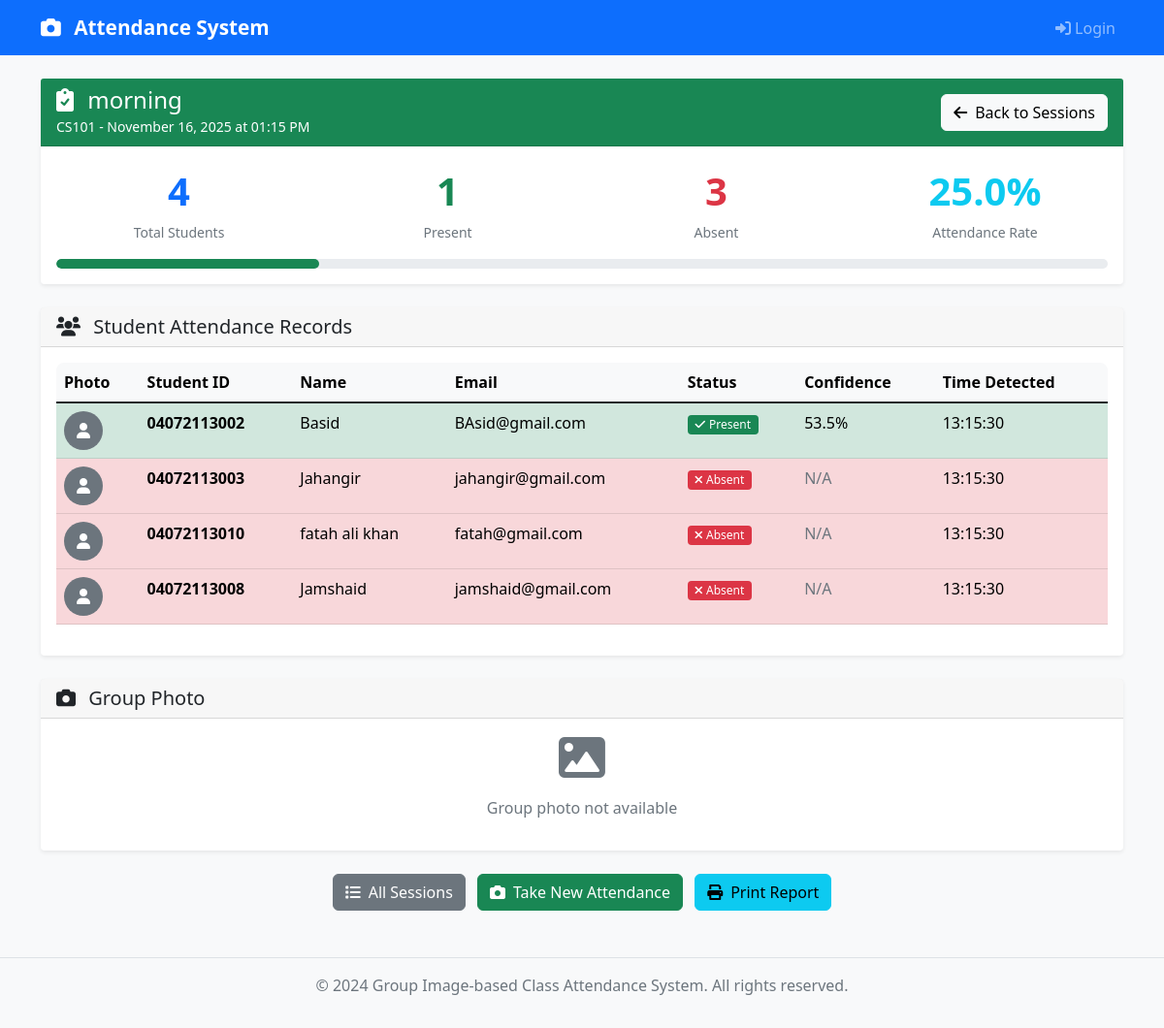
Screenshot of /view_attendance/22 with the database file from the repository.
### app.py (models this page shows)
class AttendanceSession(db.Model):
    id = db.Column(db.Integer, primary_key=True)
    session_name = db.Column(db.String(100), nullable=False)
    class_name = db.Column(db.String(50), nullable=False)
    date = db.Column(db.Date, nullable=False, default=date.today)
    time = db.Column(db.DateTime, nullable=False, default=datetime.utcnow)
    group_photo_path = db.Column(db.String(200))
    total_students = db.Column(db.Integer, default=0)
    present_students = db.Column(db.Integer, default=0)
    created_by = db.Column(db.String(100), default='Teacher')
    attendance_records = db.relationship('AttendanceRecord', backref='session', lazy=True)

class AttendanceRecord(db.Model):
    id = db.Column(db.Integer, primary_key=True)
    session_id = db.Column(db.Integer, db.ForeignKey('attendance_session.id'), nullable=False)
    student_id = db.Column(db.Integer, db.ForeignKey('student.id'), nullable=False)
    is_present = db.Column(db.Boolean, default=False)
    confidence_score = db.Column(db.Float, default=0.0)
    detected_at = db.Column(db.DateTime, default=datetime.utcnow)

class Student(db.Model):
    id = db.Column(db.Integer, primary_key=True)
    student_id = db.Column(db.String(20), unique=True, nullable=False)
    name = db.Column(db.String(100), nullable=False)
    email = db.Column(db.String(120), unique=True, nullable=False)
    class_name = db.Column(db.String(50), nullable=False)
    image_path = db.Column(db.String(200))
    face_encoding = db.Column(db.Text)  # Store as JSON string
    created_at = db.Column(db.DateTime, default=datetime.utcnow)
    attendance_records = db.relationship('AttendanceRecord', backref='student', lazy=True)

### app.py (the view)
@app.route('/view_attendance/<int:session_id>')
def view_attendance(session_id):
    session = AttendanceSession.query.get_or_404(session_id)
    records = db.session.query(AttendanceRecord, Student).join(Student).filter(
        AttendanceRecord.session_id == session_id
    ).all()
    return render_template('view_attendance.html', session=session, records=records)

### templates/view_attendance.html (shortened to what this page needs)
{% extends "base.html" %}
{% block content %}
<div class="row">
    <div class="col-12">
        <div class="card mb-4 border-success">
            <div class="card-header bg-success text-white">
                <div class="row align-items-center">
                    <div class="col">
                        <h4 class="mb-0">
                            <i class="fas fa-clipboard-check me-2"></i>
                            {{ session.session_name }}
                        </h4>
                        <small>{{ session.class_name }} - {{ session.date.strftime('%B %d, %Y') }} at {{ session.time.strftime('%I:%M %p') }}</small>
                    </div>
                    <div class="col-auto">
                        <a href="{{ url_for('attendance') }}" class="btn btn-light">
                            <i class="fas fa-arrow-left me-2"></i>Back to Sessions
                        </a>
                    </div>
                </div>
            </div>
            <div class="card-body">
                <div class="row">
                    <div class="col-md-3">
                        <div class="text-center">
                            <div class="stat-number text-primary">{{ session.total_students }}</div>
                            <small class="text-muted">Total Students</small>
                        </div>
                    </div>
                    <div class="col-md-3">
                        <div class="text-center">
                            <div class="stat-number text-success">{{ session.present_students }}</div>
                            <small class="text-muted">Present</small>
                        </div>
                    </div>
                    <div class="col-md-3">
                        <div class="text-center">
                            <div class="stat-number text-danger">{{ session.total_students - session.present_students }}</div>
                            <small class="text-muted">Absent</small>
                        </div>
                    </div>
                    <div class="col-md-3">
                        <div class="text-center">
                            {% set percentage = (session.present_students / session.total_students * 100) if session.total_students > 0 else 0 %}
                            <div class="stat-number text-info">{{ "%.1f"|format(percentage) }}%</div>
                            <small class="text-muted">Attendance Rate</small>
                        </div>
                    </div>
                </div>
                <div class="mt-3">
                    <div class="progress" style="height: 10px;">
                        <div class="progress-bar bg-success" style="width: {{ percentage|round(1) }}%"></div>
                    </div>
                </div>
            </div>
        </div>
        <div class="card shadow-sm">
            <div class="card-header">
                <h5 class="mb-0">
                    <i class="fas fa-users me-2"></i>
                    Student Attendance Records
                </h5>
            </div>
            <div class="card-body">
                {% if records %}
                <div class="table-responsive">
                    <table class="table table-hover">
                        <thead class="table-light">
                            <tr>
                                <th>Photo</th>
                                <th>Student ID</th>
                                <th>Name</th>
                                <th>Email</th>
                                <th>Status</th>
                                <th>Confidence</th>
                                <th>Time Detected</th>
                            </tr>
                        </thead>
                        <tbody>
                            {% for record, student in records %}
                            <tr class="{{ 'table-success' if record.is_present else 'table-danger' }}">
                                <td>
                                    {% if student.image_path %}
                                    <div class="bg-secondary rounded-circle d-flex align-items-center justify-content-center"
                                         style="width: 40px; height: 40px; display: none;">
                                        <i class="fas fa-user text-white"></i>
                                    </div>
                                    {% else %}
                                    <div class="bg-secondary rounded-circle d-flex align-items-center justify-content-center"
                                         style="width: 40px; height: 40px;">
                                        <i class="fas fa-user text-white"></i>
                                    </div>
                                    {% endif %}
                                </td>
                                <td><strong>{{ student.student_id }}</strong></td>
                                <td>{{ student.name }}</td>
                                <td>{{ student.email }}</td>
                                <td>
                                    {% if record.is_present %}
                                    <span class="badge bg-success">
                                        <i class="fas fa-check me-1"></i>Present
                                    </span>
                                    {% else %}
                                    <span class="badge bg-danger">
                                        <i class="fas fa-times me-1"></i>Absent
                                    </span>
                                    {% endif %}
                                </td>
                                <td>
                                    {% if record.confidence_score > 0 %}
                                    <div class="d-flex align-items-center">
                                        <span class="me-2">{{ "%.1f"|format(record.confidence_score * 100) }}%</span>
                                    </div>
                                    {% else %}
                                    <span class="text-muted">N/A</span>
                                    {% endif %}
                                </td>
                                <td>
                                    {% if record.detected_at %}
                                    {{ record.detected_at.strftime('%H:%M:%S') }}
                                    {% else %}
                                    <span class="text-muted">N/A</span>
                                    {% endif %}
                                </td>
                            </tr>
                            {% endfor %}
                        </tbody>
                    </table>
                </div>
                {% else %}
                <div class="text-center py-4">
                    <i class="fas fa-exclamation-triangle fa-3x text-warning mb-3"></i>
                    <h5 class="text-muted">No Attendance Records</h5>
                    <p class="text-muted">No attendance records found for this session.</p>
                </div>
                {% endif %}
            </div>
        </div>
        {% if session.group_photo_path %}
        <div class="card mt-4 shadow-sm">
            <div class="card-header">
                <h5 class="mb-0">
                    <i class="fas fa-camera me-2"></i>
                    Group Photo
                </h5>
            </div>
            <div class="card-body text-center">
                <div style="display: none;" class="text-muted">
                    <i class="fas fa-image fa-3x mb-3"></i>
                    <p>Group photo not available</p>
                </div>
            </div>
        </div>
        {% endif %}
        <div class="row mt-4">
            <div class="col-12 text-center">
                <a href="{{ url_for('attendance') }}" class="btn btn-secondary me-2">
                    <i class="fas fa-list me-2"></i>All Sessions
                </a>
                <a href="{{ url_for('take_attendance') }}" class="btn btn-success me-2">
                    <i class="fas fa-camera me-2"></i>Take New Attendance
                </a>
                <button class="btn btn-info" onclick="window.print()">
                    <i class="fas fa-print me-2"></i>Print Report
                </button>
            </div>
        </div>
    </div>
</div>
{% endblock %}

### templates/base.html (shortened to what this page needs)
<!DOCTYPE html>
<html lang="en">
<head>
    <link href="https://cdn.jsdelivr.net/npm/bootstrap@5.1.3/dist/css/bootstrap.min.css" rel="stylesheet">
    <link href="https://cdnjs.cloudflare.com/ajax/libs/font-awesome/6.0.0/css/all.min.css" rel="stylesheet">
    <link href="{{ url_for('static', filename='css/style.css') }}" rel="stylesheet">
</head>
<body>
    <nav class="navbar navbar-expand-lg navbar-dark bg-primary">
        <div class="container">
            <a class="navbar-brand" href="{{ url_for('index') }}">
                <i class="fas fa-camera me-2"></i>
                Attendance System
            </a>
            <div class="collapse navbar-collapse" id="navbarNav">
                <ul class="navbar-nav">
                    {% if session.user_id %}
                    <li class="nav-item dropdown">
                        <a class="nav-link dropdown-toggle" href="#" id="navbarDropdown" role="button" data-bs-toggle="dropdown">
                            <i class="fas fa-user me-1"></i>{{ session.full_name }}
                        </a>
                        <ul class="dropdown-menu">
                            <li><a class="dropdown-item" href="{{ url_for('dashboard') }}"><i class="fas fa-user me-2"></i>Profile</a></li>
                            {% if session.role == 'admin' %}
                            <li><a class="dropdown-item" href="{{ url_for('register') }}"><i class="fas fa-user-plus me-2"></i>Add User</a></li>
                            {% endif %}
                            <li><hr class="dropdown-divider"></li>
                            <li><a class="dropdown-item" href="{{ url_for('logout') }}"><i class="fas fa-sign-out-alt me-2"></i>Logout</a></li>
                        </ul>
                    </li>
                    {% else %}
                    <li class="nav-item">
                        <a class="nav-link" href="{{ url_for('login') }}">
                            <i class="fas fa-sign-in-alt me-1"></i>Login
                        </a>
                    </li>
                    {% endif %}
                </ul>
            </div>
        </div>
    </nav>
    <div class="container mt-4">
        {% block content %}{% endblock %}
    </div>
    <footer class="bg-light text-center text-muted py-3 mt-5">
        <div class="container">
            <p>&copy; 2024 Group Image-based Class Attendance System. All rights reserved.</p>
        </div>
    </footer>
</body>
</html>

### static/css/style.css (style rules this page uses)
body { font-family: 'Segoe UI', Tahoma, Geneva, Verdana, sans-serif; background-color: #f8f9fa; }
.navbar-brand { font-weight: 600; font-size: 1.3rem; }
.card { border: none; box-shadow: 0 0.125rem 0.25rem rgba(0, 0, 0, 0.075); transition: box-shadow 0.15s ease-in-out; }
.table th { font-weight: 600; border-top: none; }
.table-responsive { border-radius: 0.5rem; }
.btn { border-radius: 0.375rem; font-weight: 500; transition: all 0.2s ease-in-out; }
.badge { font-weight: 500; }
.fade-in { animation: fadeIn 0.6s ease-out; }
.stat-number { font-size: 2.5rem; font-weight: bold; }
.progress { height: 1rem; border-radius: 0.5rem; }
.progress-bar { border-radius: 0.5rem; }
footer { margin-top: auto; background-color: #f8f9fa !important; border-top: 1px solid #dee2e6; }

### rows the page displays
AttendanceSession: session_name "morning", class_name "CS101", date "November 16, 2025", time "01:15 PM", total_students "4", present_students "1", session.total_students-session.present_students "3"
AttendanceRecord: student_id "04072113002", name "Basid", email "BAsid@gmail.com", is_present True (drawn), record.confidence_score*100 "53.5", detected_at "13:15:30"
AttendanceRecord: student_id "04072113003", name "Jahangir", email "jahangir@gmail.com", is_present False (drawn), confidence_score "N/A", detected_at "13:15:30"
AttendanceRecord: student_id "04072113010", name "fatah ali khan", email "fatah@gmail.com", is_present False (drawn), confidence_score "N/A", detected_at "13:15:30"
AttendanceRecord: student_id "04072113008", name "Jamshaid", email "jamshaid@gmail.com", is_present False (drawn), confidence_score "N/A", detected_at "13:15:30"

### other values shown
{{ "%.1f"|format(percentage) }} "25.0"
